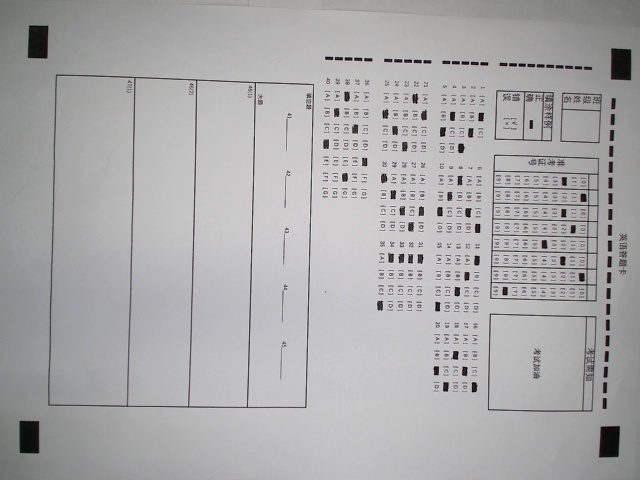
#> input picture card/card_with_QRcode/test12.jpg, 640 x 480 px, found by its file name
$ python cvMain.py   (older library calls are emulated)
#> lines starting #> are read from the running program, lines starting #| are printed output that depends on the picture; after the words box and inside, x2 and y2 are one past the last pixel; in counts of white or black regions, pixels touching at a corner belong together
#> further down, img is the input picture: shape (480, 640, 3); mean B, G, R 170.8, 170, 170.7
### li_scanner/cardRecognitionModule/utils.py
import cv2 as cv
import numpy as np
import pandas as pd
from imutils.perspective import four_point_transform
from scipy.stats import t


def findRectangles(img, contours_sort_with_Area, threshold=0.1):
    # 所有矩形
    recs = []
    # 矩形的角点
    recsCornerPoints = []
    # 矩形轮廓在所有轮廓中的索引
    recsIdx = []
    i = 0
    # 遍历所有轮廓
    for c in contours_sort_with_Area:
        # 获取周长
        peri = threshold * cv.arcLength(c, True)
        # 获取近似矩形
        approx = cv.approxPolyDP(c, peri, True)
        # 如果是矩形(有四个点)
        if len(approx) == 4:
            # 透视变换
            recCnt = four_point_transform(img, approx.reshape(4, 2))
            # print('type:',type(approx.reshape(4, 2)))
            recs.append(recCnt)
            recsCornerPoints.append(approx.reshape(4, 2))
            recsIdx.append(i)
        i = i + 1
    # 返回矩形,矩形的四个角点,矩形在所有轮廓中的索引
    return recs, recsCornerPoints, recsIdx


def get_complete_card(img):
    """
    获取根据大定位点切割后图像
    :param img: 输入RGB图像
    :return: 根据大定位点切割后的灰度图像
    """
    # 旋转90度
    # img = np.rot90(img, k=-1)
    img = np.rot90(img)
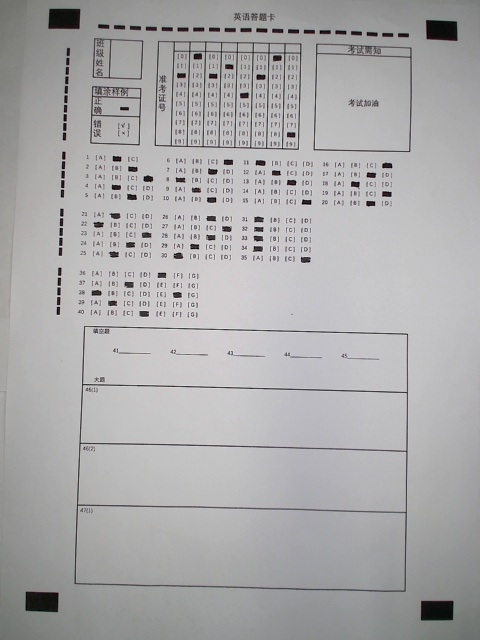
#> img: shape (640, 480, 3); mean of channels 0, 1, 2 170.8, 170, 170.7; drawn as B, G, R
    # 转成灰度图
    gray = cv.cvtColor(img, cv.COLOR_BGR2GRAY)
    # blur0 = cv.blur(gray, (5, 5))

    blur0 = cv.medianBlur(gray, 3)
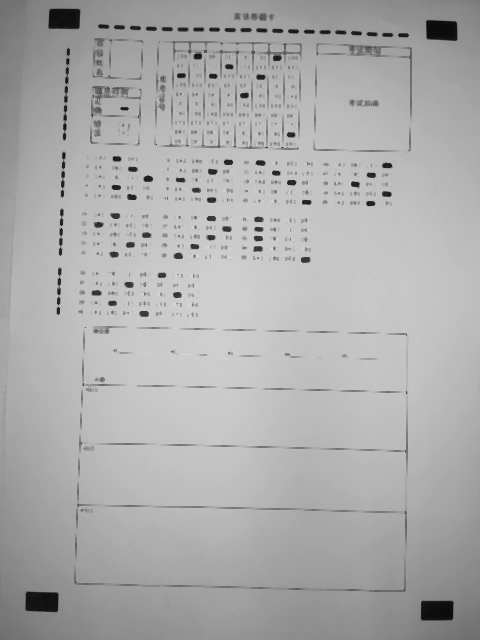
#> blur0: shape (640, 480); min 9, max 220, mean 171.9
    # 二值化
    ret, th1 = cv.threshold(blur0, 100, 255, cv.THRESH_BINARY)
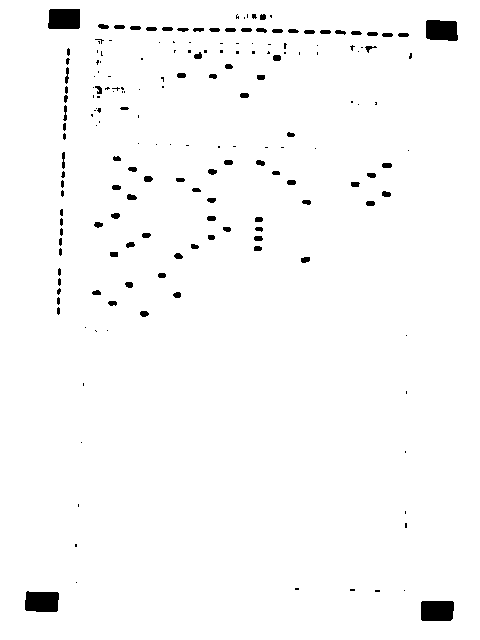
#> th1: shape (640, 480); 98% white; 186 black regions (94 under 20 px), largest, box (x1, y1, x2, y2) and area: (25, 591, 59, 612) 648, (421, 601, 454, 621) 644, (48, 9, 80, 29) 623
    # th1 = cv.adaptiveThreshold(blur0,255,cv.ADAPTIVE_THRESH_GAUSSIAN_C,cv.THRESH_BINARY_INV,11,2)
    # 形态学腐蚀
    blur1 = cv.blur(th1, (5, 5))
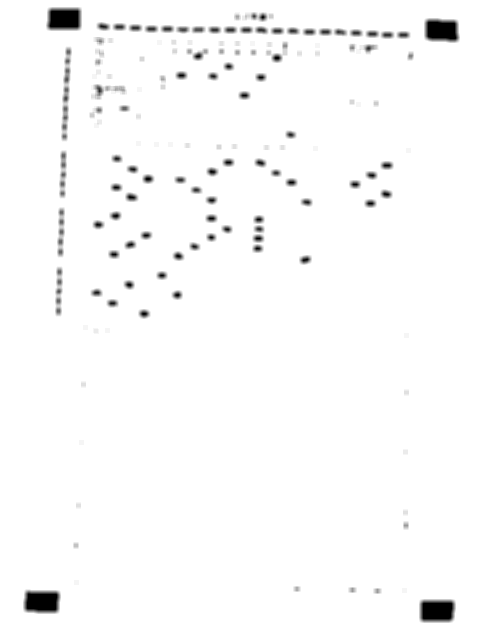
#> blur1: shape (640, 480); min 0, max 255, mean 249.9
    # 再次二值化
    ret, th2 = cv.threshold(blur1, 150, 255, cv.THRESH_BINARY_INV)
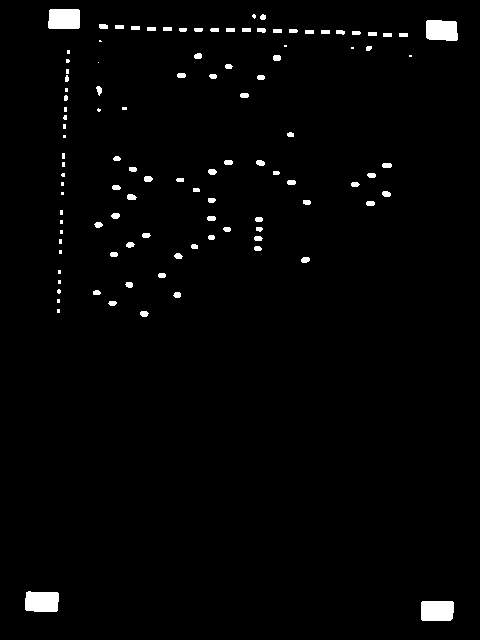
#> th2: shape (640, 480); 1.8% white; 108 white regions (31 under 20 px)
    # [5 lines of commented-out code are left out]
    th2, contours, hierarchy = cv.findContours(th2, cv.RETR_TREE, cv.CHAIN_APPROX_SIMPLE)
#> contours = 108 contours, 37 with area under 20; largest, box (x1, y1, x2, y2) and area: (25, 591, 59, 612) 605, (421, 601, 454, 621) 597, (48, 9, 80, 29) 576, (426, 20, 458, 41) 569, (127, 194, 137, 200) 37
    contours_sort_with_Area = sorted(contours, key=cv.contourArea, reverse=True)
#> contours_sort_with_Area has the same summary as contours
    # 获取矩形
    recs, recsPoints, recsIdx = findRectangles(th2, contours_sort_with_Area)
#> the loop in findRectangles, `for c in contours_sort_with_Area:` made 108 passes
#> (peri, approx) on passes 1 to 12: (10.13, [[26, 592], [26, 610], [57, 610], [57, 592]]), (9.85, [[421, 602], [422, 620], [452, 618], [452, 601]]), (9.71, [[49, 10], [49, 28], [79, 27], [78, 9]]), (9.73, [[426, 21], [427, 38], [457, 39], [455, 21]]), (2.45, [[127, 195], [128, 199], [136, 197]]), (2.25, [[144, 177], [145, 181], [152, 179], [150, 176]]), (2.25, [[301, 259], [302, 262], [309, 260], [308, 257]]), (2.25, [[382, 192], [384, 196], [390, 195], [387, 191]]), (2.37, [[382, 164], [383, 167], [391, 166], [390, 163]]), (2.19, [[111, 215], [113, 218], [119, 216], [118, 213]]), (2.19, [[208, 170], [210, 174], [216, 172], [214, 169]]), (2.25, [[256, 161], [259, 165], [264, 164], [261, 160]])
#> (peri, recCnt) on passes 78, 81, 82, 83, 84, 85: (1.17, [[255, 255], [255, 255], [255, 255]]), (1.11, [[255, 255], [248, 255], [255, 255]]), (1.2, [[255, 255], [255, 255], [255, 255], [255, 255]]), (1.2, [[255, 255], [255, 255], [255, 255], [255, 255]]), (1.08, [[255, 255, 255], [236, 255, 255], [255, 255, 255]]), (1.2, [[255, 255], [255, 255], [255, 255], [255, 255]])
#> after the loop in findRectangles, `for c in contours_sort_with_Area:`: i = 108; recs = 85 items; recsIdx = 85 values from 0 to 105
#> recs = 85 items; recsPoints = 85 items; recsIdx = 85 values from 0 to 105
    # print('共有矩形: ', len(recsPoints))

    rgb = cv.cvtColor(th2, cv.COLOR_GRAY2RGB)
#> rgb: shape (640, 480, 3); 1.8% white; 108 white regions (31 under 20 px), largest, box (x1, y1, x2, y2) and area: (25, 591, 59, 612) 655, (421, 601, 454, 621) 646, (48, 9, 80, 29) 624

    # 记录大定位点的坐标
    pointers = []
    # 将所有矩形的坐标转换成[左上角，右上角，右下角，左下角]的形式
    for i in range(len(recsPoints)):
        recsPoints_copy = []
        # 左上角,横纵坐标相加最小
        t = sorted(recsPoints[i], key=lambda x: x[0] + x[1])
        recsPoints_copy.append(t[0])
        # 右上角,横纵坐标相加位于中间两个，通过比较X值判断
        recsPoints_copy.append(t[1] if t[1][0] > t[2][0] else t[2])
        # 右下角,横纵坐标相加最小
        recsPoints_copy.append(t[3])
        # 左下角,横纵坐标相加位于中间两个，通过比较X值判断
        recsPoints_copy.append(t[1] if t[1][0] < t[2][0] else t[2])
        w1 = recsPoints_copy[1][0] - recsPoints_copy[0][0]
        w2 = recsPoints_copy[2][0] - recsPoints_copy[3][0]
        h1 = recsPoints_copy[3][1] - recsPoints_copy[0][1]
        h2 = recsPoints_copy[2][1] - recsPoints_copy[1][1]

        if i == 0 or i == 1 or i == 2 or i == 3:
            # print(i, '大定位点的长宽是: ', w1, w2, h1, h2, (w1 + w2) / (h1 + h2), (w1 + w2) * (h1 + h2) / 4)
            pointers.append(recsPoints_copy)
#> this loop made 85 passes
#> (t, w1, w2, h1, h2) on passes 1 to 10: ([[26, 592], [26, 610], [57, 592], [57, 610]], 31, 31, 18, 18), ([[421, 602], [422, 620], [452, 601], [452, 618]], 31, 30, 18, 17), ([[49, 10], [49, 28], [78, 9], [79, 27]], 29, 30, 18, 18), ([[426, 21], [427, 38], [455, 21], [457, 39]], 29, 30, 17, 18), ([[144, 177], [145, 181], [150, 176], [152, 179]], 6, 7, 4, 3), ([[301, 259], [302, 262], [308, 257], [309, 260]], 7, 7, 3, 3), ([[382, 192], [387, 191], [384, 196], [390, 195]], 5, 6, 4, 4), ([[382, 164], [383, 167], [390, 163], [391, 166]], 8, 8, 3, 3), ([[111, 215], [113, 218], [118, 213], [119, 216]], 7, 6, 3, 3), ([[208, 170], [214, 169], [210, 174], [216, 172]], 6, 6, 4, 3)
#> after the loop, pointers = [[[26, 592], [57, 592], [57, 610], [26, 610]], [[421, 602], [452, 601], [452, 618], [422, 620]], [[49, 10], [78, 9], [79, 27], [49, 28]], [[426, 21], [455, 21], [457, 39], [427, 38]]]
        # print(i, '大定位点的长宽是: ', w1, w2, h1, h2, (w1 + w2) / (h1 + h2), (w1 + w2) * (h1 + h2) / 4)
        #
        #         # 用长宽比和最大最小面积筛选大定位点
        # if h1 + h2 != 0 and 1.8 > (w1 + w2) / (h1 + h2) > 1.3 and 7000 > (w1 + w2) * (h1 + h2) / 4 > 3500:

    for i in pointers:
        w1 = i[1][0] - i[0][0]
        w2 = i[2][0] - i[3][0]
        h1 = i[3][1] - i[0][1]
        h2 = i[2][1] - i[1][1]
        # or not (800 > (w1 + w2) * (h1 + h2) / 4 > 300)
        if (h1 + h2) == 0:
            h1  = 1
        if not (2.0 > (w1 + w2) / (h1 + h2) > 1.3):
            # print('大定位点不完整，请调整角度!!!')
            return None
#> this loop made 4 passes
#> (i, w1, w2, h2) on passes 1 to 4: ([[26, 592], [57, 592], [57, 610], [26, 610]], 31, 31, 18), ([[421, 602], [452, 601], [452, 618], [422, 620]], 31, 30, 17), ([[49, 10], [78, 9], [79, 27], [49, 28]], 29, 30, 18), ([[426, 21], [455, 21], [457, 39], [427, 38]], 29, 30, 18)

    idd = 0
    cv.rectangle(rgb, (pointers[idd][0][0], pointers[idd][0][1]), (pointers[idd][2][0], pointers[idd][2][1]),
                 (0, 255, 0), -1)
    cv.rectangle(rgb, (pointers[1][0][0], pointers[1][0][1]), (pointers[1][2][0], pointers[1][2][1]), (0, 255, 0), -1)
    cv.rectangle(rgb, (pointers[2][0][0], pointers[2][0][1]), (pointers[2][2][0], pointers[2][2][1]), (0, 255, 0), -1)
    cv.rectangle(rgb, (pointers[3][0][0], pointers[3][0][1]), (pointers[3][2][0], pointers[3][2][1]), (0, 255, 0), -1)
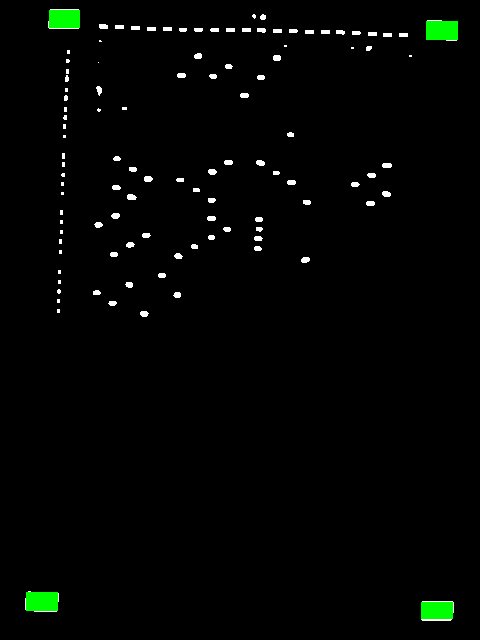
#> rgb: shape (640, 480, 3); mean B, G, R 2.7, 4.6, 2.7

    # cv.imshow('rgb', rgb)

    # 绘制矩形
    # idx = 4
    # print(recsPoints[1], cv.contourArea(contours_sort_with_Area[recsIdx[1]]))
    # print(pointers[0])

    # 找到整个答题卡区域的角点
    # 左上角横纵坐标相加最小
    top_left = sorted(pointers, key=lambda x: x[0][0] + x[0][1])[0][0]
#> top_left = [49, 10]
    # 右下角横纵坐标相加最大
    bottom_right = sorted(pointers, key=lambda x: x[2][0] + x[2][1], reverse=True)[0][2]
#> bottom_right = [452, 618]
    # 右上角,优先判断y坐标
    tmp1 = sorted([pointers[0][1], pointers[1][1], pointers[2][1], pointers[3][1]], key=lambda x: x[1])
#> tmp1 = [[78, 9], [455, 21], [57, 592], [452, 601]]
    top_right = tmp1[0] if tmp1[0][0] > tmp1[1][0] else tmp1[1]
#> top_right = [455, 21]
    # 左下角, 优先断y坐标
    tmp2 = sorted([pointers[0][3], pointers[1][3], pointers[2][3], pointers[3][3]], key=lambda x: x[1], reverse=True)
#> tmp2 = [[422, 620], [26, 610], [427, 38], [49, 28]]
    bottom_left = tmp2[0] if tmp2[0][0] < tmp2[1][0] else tmp2[1]
#> bottom_left = [26, 610]

    # [5 lines of commented-out code are left out]
    bigCornerPointers = np.array([top_left, top_right, bottom_right, bottom_left])
#> bigCornerPointers = [[49, 10], [455, 21], [452, 618], [26, 610]]

    # 去除大定位点外围之后的答题卡,并且映射成规则矩形
    totalCard = four_point_transform(gray, bigCornerPointers)
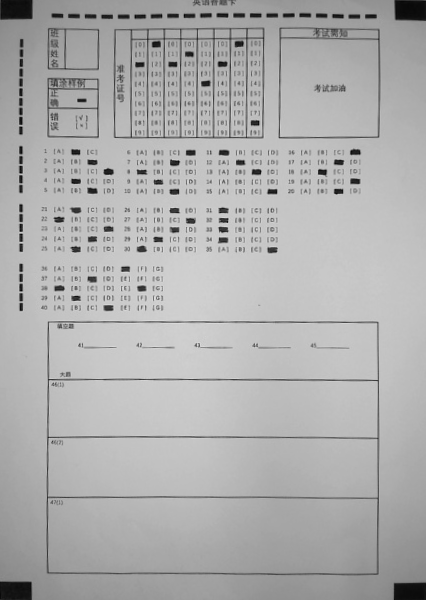
#> totalCard: shape (600, 426); min 4, max 224, mean 174

    return totalCard


# [387 lines left out: functions grubbs, remove_outliers, get_small_dots, getStuID, getAnswers, SubjectiveSegmentation, not called in this run]

### li_scanner/cardRecognitionModule/cvMain.py
import cv2 as cv
from matplotlib import pyplot as plt

from utils import get_complete_card, getStuID, getAnswers


def getMsg(img):
    # 获取去除边缘之后的答题卡
    totalCard = get_complete_card(img)

    # 获取水平垂直定位点坐标
    cv.imshow('totalCard', totalCard)
    # [29 lines of commented-out code are left out]
    cv.waitKey(0)
    cv.destroyAllWindows()


if __name__ == '__main__':
    img = cv.imread('../card/card_with_QRcode/test12.jpg')
    getMsg(img)
